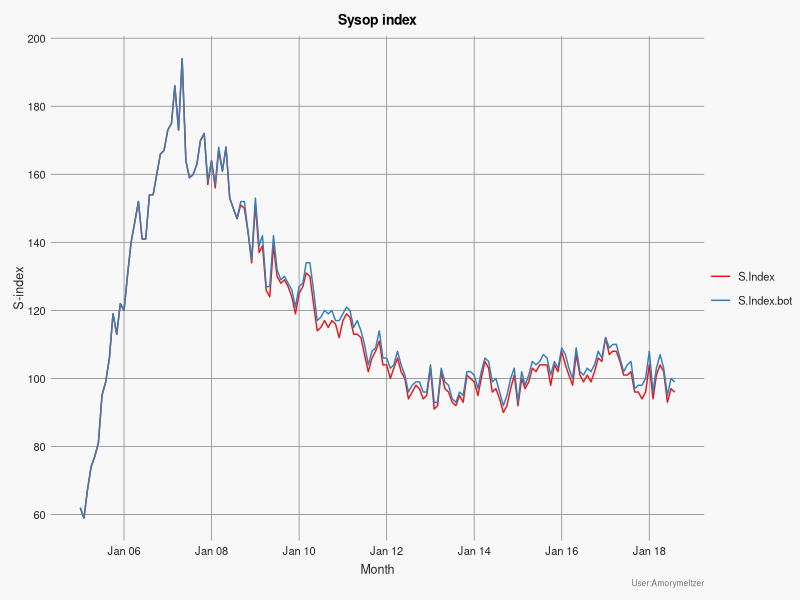
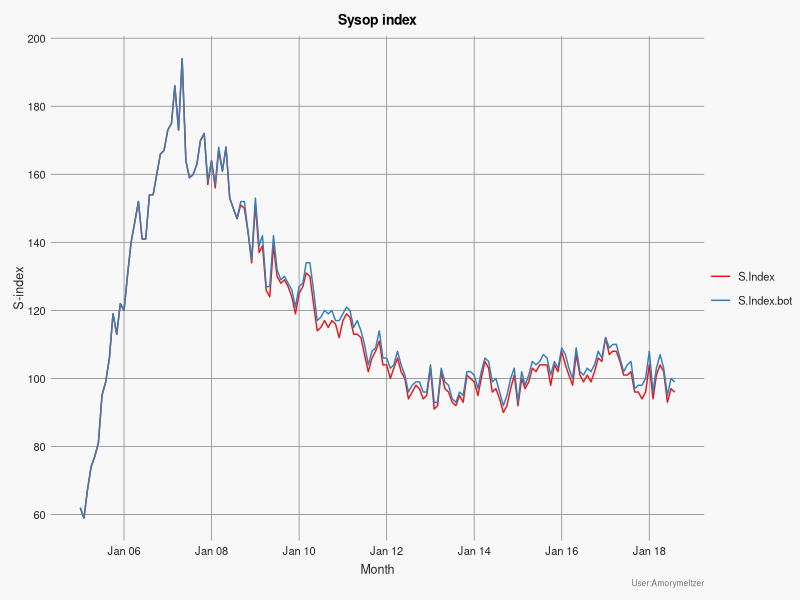

These figures' R source, in order:
# Set working directory
setwd("~/Documents/perl/wiki/sysopIndex")

library(ggplot2)
library(reshape2)
library(RColorBrewer)
library(zoo)
library(scales)

# Import data
dm=read.csv("sindex.csv",header=T)
# Two lines by melting
dm_melt = melt(dm, id = names(dm)[1])
# Format dates, will be useful for scaling x-axis
dm_melt[[1]] <- as.Date(as.yearmon(dm_melt[[1]]))

# Theme modified from Max Woolf
# https://minimaxir.com/2015/02/ggplot-tutorial/
modfte_theme <- function() {
  # Generate colors with RColorBrewer
  palette <- brewer.pal("Greys", n=9)
  color.background = '#F8F8F8'
  color.grid.major = palette[5]
  color.axis.text = palette[8]
  color.axis.title = palette[8]
  color.title = palette[9]
  
  # Begin construction of chart
  theme_bw(base_size=8) +
    
    # Set the entire chart region to a light gray color
    theme(panel.background=element_rect(fill=color.background, color=color.background)) +
    theme(plot.background=element_rect(fill=color.background, color=color.background)) +
    theme(panel.border=element_rect(color=color.background)) +
    
    # Hide minor and ticks
    theme(panel.grid.major=element_line(color=color.grid.major,size=0.3)) +
    theme(panel.grid.minor=element_blank()) +
    theme(axis.ticks=element_blank()) +
    
    # Match legend to background
    theme(legend.background = element_rect(fill=color.background)) +
    theme(legend.key = element_rect(fill=color.background)) +
    theme(legend.text = element_text(size=8,color=color.axis.title)) +
    theme(legend.title = element_blank()) +
    theme(legend.margin = margin(0,0,0,-5)) +
    
    # Set title and axis labels
    theme(plot.title=element_text(size=10,color=color.title)) +
    theme(plot.title=element_text(hjust=0.5,face='bold')) +
    theme(plot.title=element_text(margin=margin(0,0,5,0,"pt"))) +
    theme(axis.text.x=element_text(size=8,color=color.axis.text)) +
    theme(axis.text.y=element_text(size=8,color=color.axis.text)) +
    theme(axis.title.x=element_text(size=9,color=color.axis.title, vjust=0)) +
    theme(axis.title.y=element_text(size=9,color=color.axis.title, vjust=0.5)) +
    #theme(axis.text.x = element_text(margin=margin(0,0,0,0,"pt"))) +
    #theme(axis.text.y = element_text(margin=margin(5,5,10,5,"pt"))) +
    theme(plot.caption = element_text(size=6, color=palette[6])) +
    
    # Plot margins
    theme(plot.margin = unit(c(0.35, 0.2, 0.3, 0.3), "cm"))
}
plot3 <- ggplot(dm_melt, aes_string(x = names(dm_melt[1]), y = names(dm_melt[3]), colour = names(dm_melt[2]), group = names(dm_melt[2]))) + geom_line() +
  scale_x_date(date_labels = "%b %y",breaks=pretty_breaks(6)) +
  scale_y_continuous(breaks=pretty_breaks(6)) +
  labs(title="Sysop index",
       x=names(dm_melt)[1],
       y="S-index",
       caption="User:Amorymeltzer") +
  modfte_theme() + scale_color_brewer(palette = "Set1")
plot3
ggsave("S-index.png", plot3, width=4, height=3)